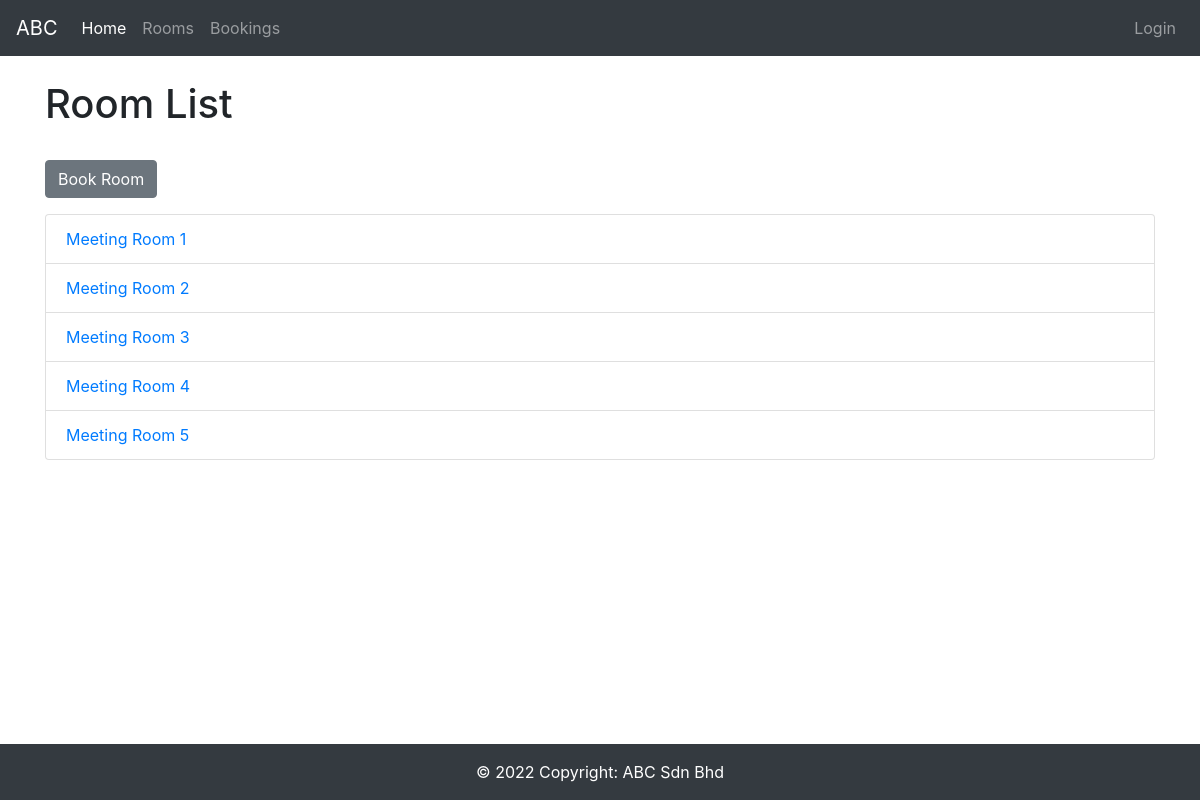
The page /roombooking/rooms/ on the database as committed earlier.
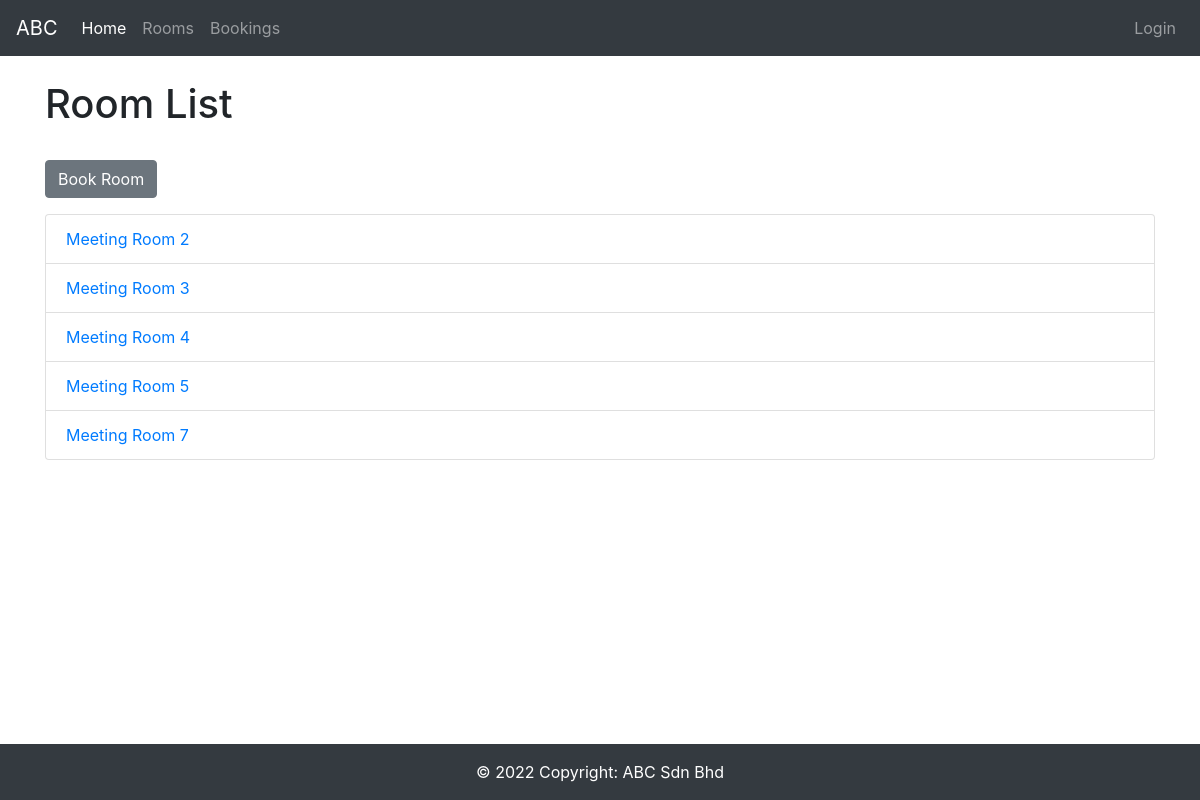
The same page on the database as committed later.
### roombooking/models.py (models this page shows, shortened)
class Room(models.Model):
    name = models.CharField(max_length=255)
    room_pic = models.ImageField(upload_to="images/", null=True)
    dateadded = models.DateTimeField(auto_now_add=True)
    def get_absolute_url(self):
        return reverse('room-detail', args=[str(self.id)])

### roombooking/views.py (the view)
# urls.py: path('rooms/', views.RoomListView.as_view(), name='rooms'),
class RoomListView(generic.ListView):
    model = Room
    paginate_by = 10

### roombooking/templates/roombooking/room_list.html (shortened to what this page needs)
{% extends "base_generic.html" %}
{% block content %}
<div class="">
  <h1>Room List</h1>
  <br>
  <a href="{% url 'booking-create' %}"><button class="btn btn-secondary mb-3" >Book Room</button></a>
  {% if room_list %}
  <ul class="list-group">
    {% for room in room_list %}
      <li class="list-group-item">
        <a href="{{ room.get_absolute_url }}">{{ room.name }}</a>
      </li>
    {% endfor %}
  </ul>
  {% else %}
    <p>There are no rooms in the library.</p>
  {% endif %}
</div>
{% endblock %}

Rows that differ between the two databases and show on the page:
removed Room: name "Meeting Room 1"
added Room: name "Meeting Room 7"
